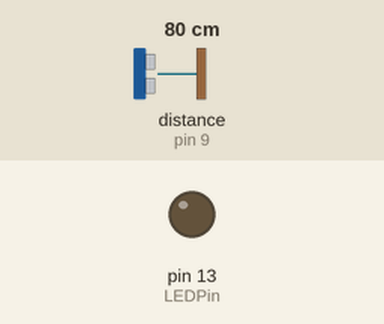
This sketch was run on a simulated Arduino Uno, built with avr-gcc and run on an emulated ATmega328P. On the bench: output pins drawn as LEDs (lit = HIGH). Wiring (inferred from the names in the program): ultrasonic range finder: trigger pin 8; echo pin 9. Inputs (shaded band) come from the test bench; at power-on: distance to the obstacle (sensor on pin 9) 80 cm. The echo pulse lasts 58.3 µs per cm; pins used as bus, display or sensor lines are not drawn; what the sketch prints to the serial monitor is not drawn.

Above: at 1.3 s.
1.4 s: distance to the obstacle (sensor on pin 9) set to 63 cm
2.9 s: distance to the obstacle (sensor on pin 9) set to 55 cm
At 3.4 s:
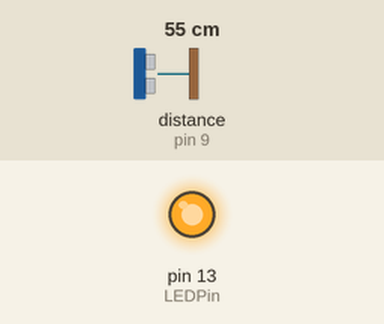
4.5 s: distance to the obstacle (sensor on pin 9) set to 120 cm
At 6.4 s:
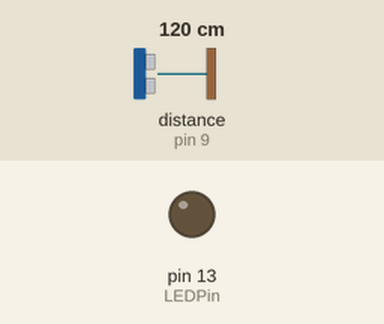
7.0 s: distance to the obstacle (sensor on pin 9) set to 2 cm
At 8.1 s:
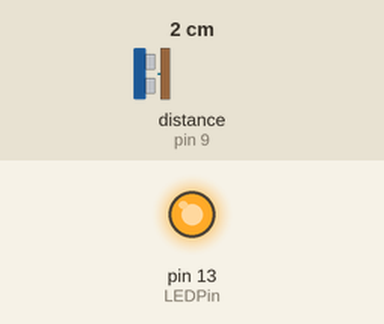
Timing chart, 0 to 9.5 s (numbered marks = the images above; inputs shaded):
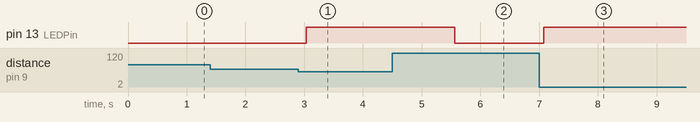

The sketch:

wifi-dist.ino
```cpp
#define echoPin 9 // Echo Pin
#define trigPin 8 // Trigger Pin
#define LEDPin 13 // Onboard LED

int maximumRange = 60; // Maximum range needed
int minimumRange = 0; // Minimum range needed
int counter = 0;
int active = 0;

void setup() {
 Serial.begin (9600);
 pinMode(trigPin, OUTPUT);
 pinMode(echoPin, INPUT);
 pinMode(LEDPin, OUTPUT); // Use LED indicator (if required)
}

void loop() {

 long distance = getDist();

 int maxWait = 3;
 if (distance >= maximumRange || distance <= minimumRange){

   if(counter < maxWait){
     counter++;
   }
   //if no one is here for more than 3 seconds
   //switch off the LED
   if((counter == maxWait)) {
     digitalWrite(LEDPin, LOW);
     Serial.print("0");
     active = 0;
     counter++;
   }

 }
 else {
   if(!active){
     counter = 0;
     Serial.print("1");
     digitalWrite(LEDPin, HIGH);
     active = 1;
   }
 }

 //Delay 50ms before next reading.
 delay(500);
}

long getDist(){
 long distance, duration;
 digitalWrite(trigPin, LOW);
 delayMicroseconds(2);

 digitalWrite(trigPin, HIGH);
 delayMicroseconds(10);

 digitalWrite(trigPin, LOW);
 duration = pulseIn(echoPin, HIGH);

 //Calculate the distance (in cm) based on the speed of sound.
 distance = duration/58.2;
 return distance;
}
```

Measured:
- the behaviour switches between 61 and 60 cm on distance to the obstacle (sensor on pin 9) (found by bisection; images 0 and 1)
- after the input at 1.4 s, every drawn part: stays the same
- after the input at 2.9 s, pin 13 (LEDPin): LOW → HIGH after 0.13 s
- after the input at 4.5 s, pin 13 (LEDPin): HIGH → LOW after 1.1 s
- after the input at 7.0 s, pin 13 (LEDPin): LOW → HIGH after 0.08 s
